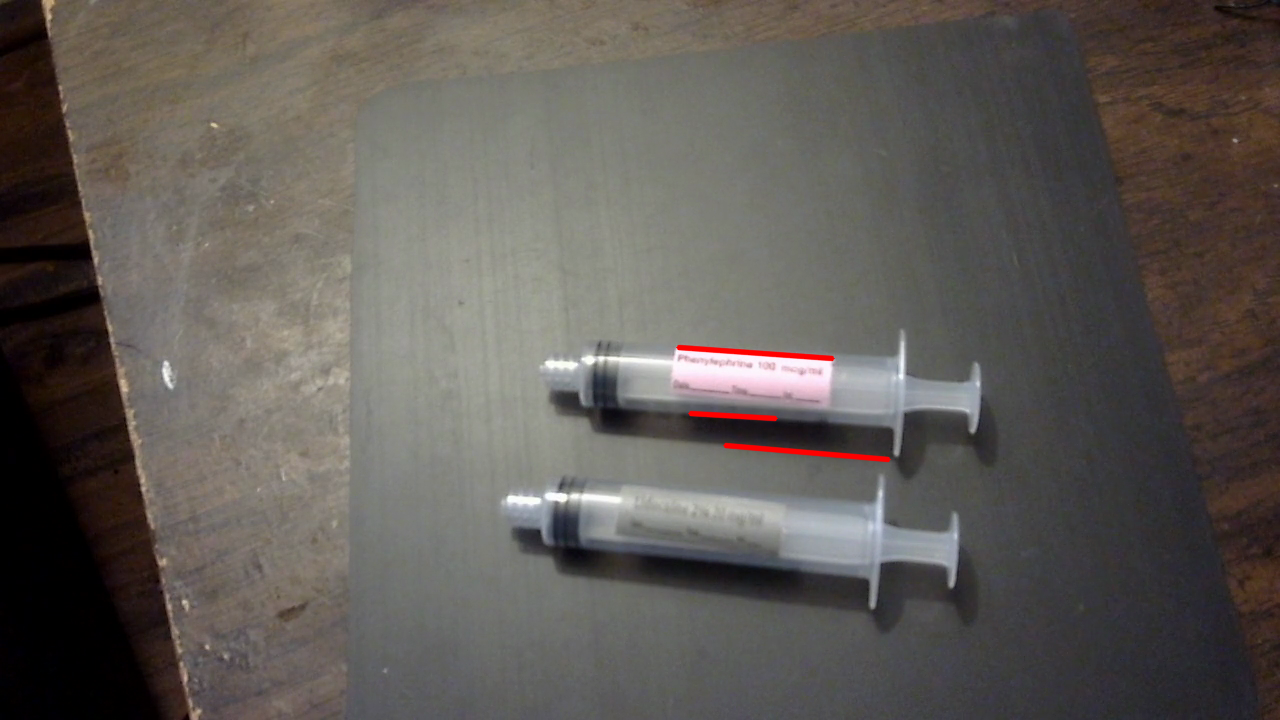
//> input picture lines/326.png, 1280 x 720 px, given in place of the camera
$ ./lines   (built with g++ and OpenCV 4)
//> lines starting //> are read from the running program, lines starting //| are printed output that depends on the picture; after the words box and inside, x2 and y2 are one past the last pixel; in counts of white or black regions, pixels touching at a corner belong together
### utils/labelColors.h
#ifndef LABELCOLORS
#define LABELCOLORS
int labelColors(Mat frame, bool checkR, bool checkPr, bool checkPh, bool checkL, bool checkO, bool checkD)
{
      int countR=0,countPr=0,countPh=0,countL=0,countW=0;

//loop through every pixel or until a new medication label is detected
      for(int j=0;j<frame.rows;j++)
      {
        for(int i=0;i<frame.cols;i++)
        {
//get bgr values
           float bval = (float)frame.at<Vec3b>(j,i)[0];
           float gval = (float)frame.at<Vec3b>(j,i)[1];
           float rval = (float)frame.at<Vec3b>(j,i)[2];
//check for yellow colors where red is highest followed closely by green with almost no blue
           if ( (rval > 96) && (rval-bval > rval/3) && (bval < 32)  && (gval < rval * 9 / 10) && (gval > 3 * rval / 5) )
           {
             countPr++;
             if(checkPr && countPr > 1000)
             {
               return 1;
             }
           }
//check for mostly red color
           else if ( (rval > 224) && (bval < 64) && (gval < 96) )
           {
             countR++;
             if(checkR && countR > 1000)
             {
               return 2;
             }
           }
//check for light purple where most values are high and green is 1/2-3/4 of red
           else if ( (rval > 128) && (bval > 128) && (gval < 3 * rval / 4) && (gval > rval / 2) )
           {
             countPh++;
             if(checkPh && countPh > 1000)
             {
               return 3;
             }
           }
//check for non-color values (gray and white)
           else if ( (abs(rval-gval) < 20) && (abs(rval-bval) < 20) && (abs(gval-bval) < 20) )
           {
//check for gray
             if ( (rval > 48) && (gval > 48) && (bval > 48) && (rval < 80) && (gval < 80) && (bval < 80) )
             {
               countL++;
               if(checkL && countL > 3000)
               {
                 return 4;
               }
             }
//check for white
             else if ( (rval > 175) && (gval > 175) && (bval > 175) )
             {
               countW++;
//first text white label threshold
               if((checkO || checkD) && countW > 500)
               {
                 pyrUp(frame,frame,Size(frame.cols*2,frame.rows*2));
                 pyrUp(frame,frame,Size(frame.cols*2,frame.rows*2));
                 Mat gray;
                 cvtColor(frame, gray, COLOR_BGR2GRAY);
                 GaussianBlur(gray, gray, Size(7, 7), 0);
                 vector<Vec3f> circles;
                 HoughCircles(gray, circles, HOUGH_GRADIENT, 1, gray.rows/32, 70, 20, 20, 35);
                 if(circles.size() > 0)
                 {
                   return 5;
                 }
                 else
                 {
                   return 6;
                 }
               }
             }
           }
        }
      }
  return 0;
}

#endif

### lines/lines.cpp
#include <opencv2/opencv.hpp>
//#include <vector>

#include "opencv2/imgcodecs.hpp"
#include "opencv2/highgui.hpp"
#include "opencv2/imgproc.hpp"
#include <stdio.h>
#include <stdlib.h>
#include <fstream>
#include <iostream>

#include <opencv2/core/core.hpp>
#include <opencv2/highgui/highgui.hpp>

using namespace cv;
using namespace std;

#include "../utils/labelColors.h"

int main(int argc, char **argv)
{
//standard main OpenCV capture and output file setup
    const char *default_file = "0";
    const char *filename = argc >= 2 ? argv[1] : default_file;
    const char* output_file = "vout.csv";
    const char* out_filename = argc >=3 ? argv[2] : output_file;
    ofstream outfile;
    outfile.open(out_filename);
    VideoCapture cap;
    if (*filename == '0')
    {
        cap.open(0);
    }
    else
    {
        cap.open(filename);
    }
    namedWindow(filename);

    char winInput;
    bool canView = 0;
    int waitval = 1;
    bool origView = 1, tview = 1;

//setup mats for transformations
    int cnt=0;
    Mat gray, blurred, threshed, edges;
//lines to be stored
    vector<Vec4i> top_lines, last_lines;
//flags for detections
    bool hadPr=0,hadR=0,hadPh=0,hadL=0,hadO=0,hadD=0;


    printf("Press space to pause/unpause, 's' to step frame by frame, 'c' to switch views or 'esc' to exit\n");

    while (true)
    {
        // Read a frame from the video capture device
        Mat frame;
        cap.read(frame);
//> frame is the input picture: 720 rows x 1280 cols, CV_8UC3; mean B, G, R 85.9, 90.5, 95.3
        if (frame.empty())
        {
            break;
        }
        cnt++;
        // Apply pre-processing to the frame
        cvtColor(frame, gray, COLOR_BGR2GRAY);
        GaussianBlur(gray, blurred, Size(3, 3), 0);
        int maxthresh = threshold(blurred,threshed,0,255,THRESH_BINARY + THRESH_OTSU);
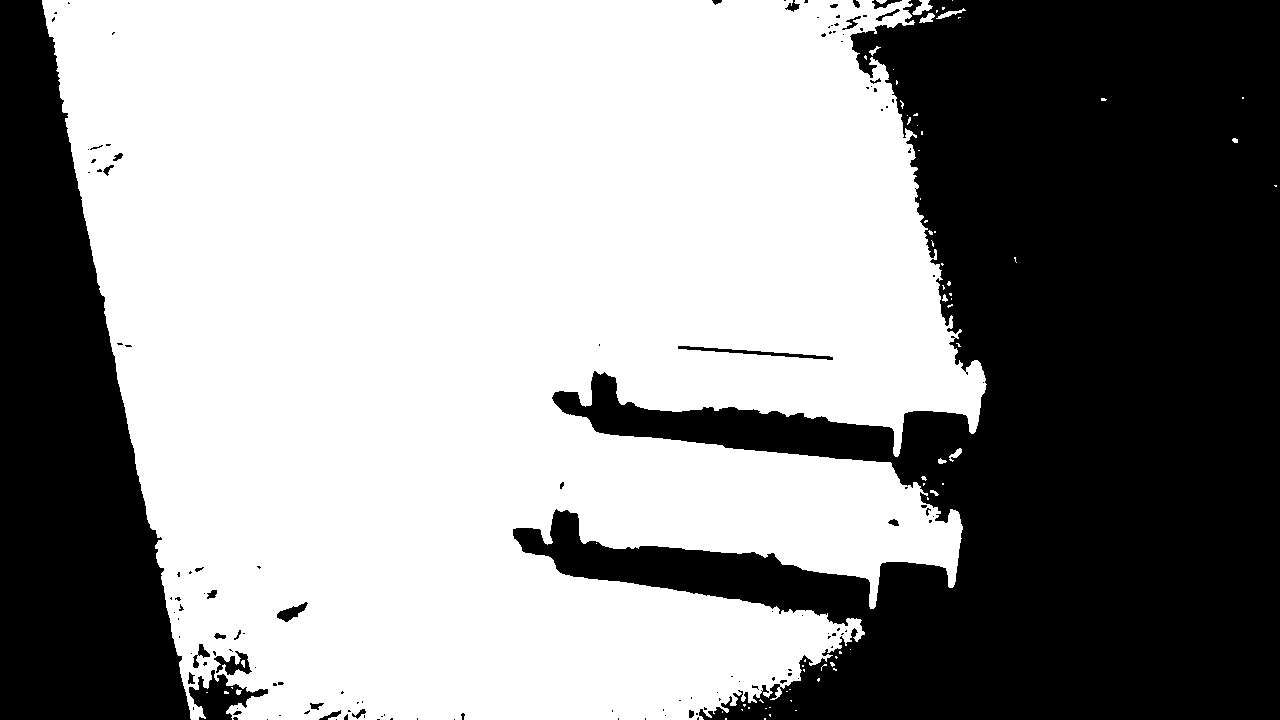
//> threshed: 720 rows x 1280 cols, CV_8UC1; 58.2% white; 137 black regions (106 under 20 px), largest, box (x1, y1, x2, y2) and area: (513, 0, 1280, 720) 297291, (0, 0, 191, 720) 83111, (189, 670, 268, 720) 1717
//> maxthresh = 85
        int minthresh = maxthresh / 2;
//> minthresh = 42
        maxthresh = (maxthresh < 10) ? 255: maxthresh;
        minthresh = (maxthresh == 255) ? 255: minthresh;
        Canny(blurred, edges, minthresh, maxthresh);
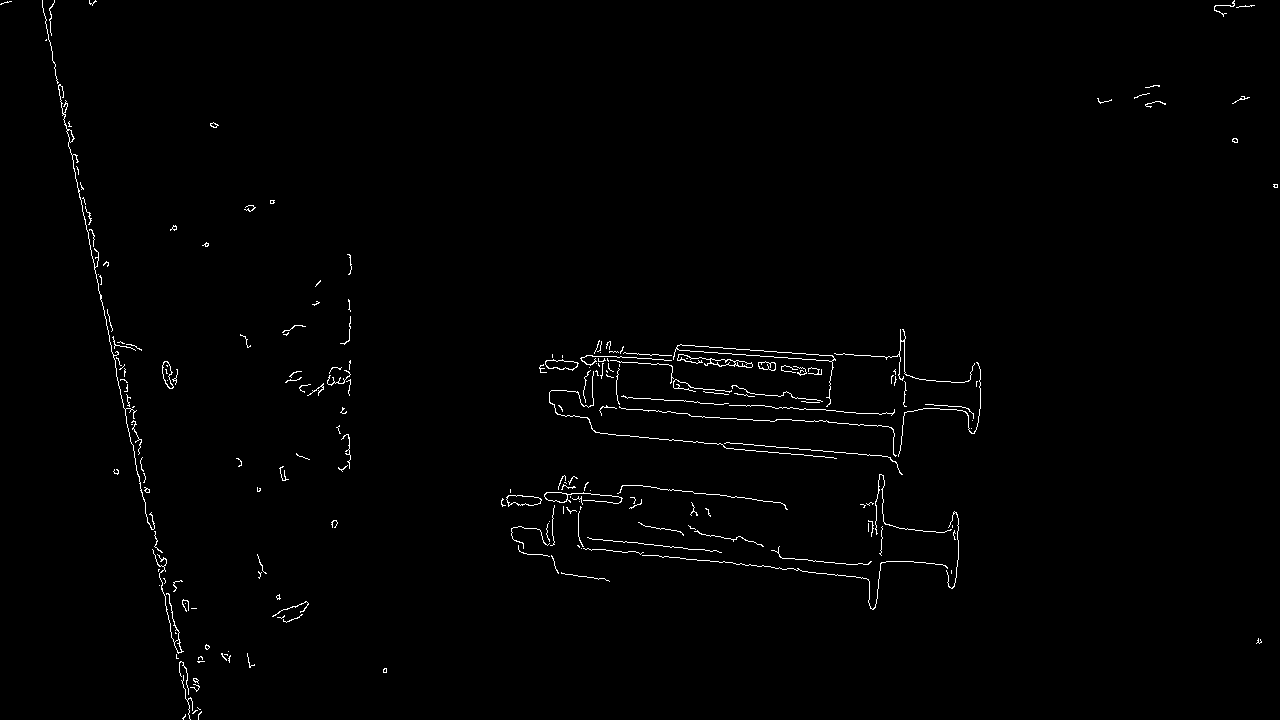
//> edges: 720 rows x 1280 cols, CV_8UC1; 0.95% white in thin lines or dots

        // Detect lines in the image using HoughLinesP
        vector<Vec4i> lines;
        HoughLinesP(edges, lines, 1, CV_PI / 180, 100, 175, 30);
//> lines = 10 lines (x1, y1, x2, y2), first 8: [91, 254, 189, 718], [62, 115, 190, 719], [42, 1, 193, 713], [514, 540, 878, 579], [116, 345, 194, 712], [550, 391, 903, 416], [595, 350, 831, 370], [591, 405, 774, 421]

        // Filter the lines to keep only those that are roughly horizontal
        vector<Vec4i> filtered_lines;
        double angle_threshold = 15; // degrees
        int hmax = 80,hmin = 40,wmax=300,wmin=175;
        int ymin[6] = {960,960,960,960,960,960};
        for (size_t i = 0; i < lines.size(); i++)
        {
            Vec4i l = lines[i];
            double dx = l[2] - l[0];
            double dy = l[3] - l[1];
            double angle = abs(atan2(dy, dx) * 180 / CV_PI);
            if (angle < angle_threshold || angle > 180 - angle_threshold){
              if ( (dx >= wmin && dx <= wmax))
               {
                    filtered_lines.push_back(l);
              }

            }
        }
//> this loop made 10 passes
//> (l, dx, dy, angle) on passes 1 to 8: ([91, 254, 189, 718], 98, 464, 78.07), ([62, 115, 190, 719], 128, 604, 78.03), ([42, 1, 193, 713], 151, 712, 78.03), ([514, 540, 878, 579], 364, 39, 6.12), ([116, 345, 194, 712], 78, 367, 78), ([550, 391, 903, 416], 353, 25, 4.05), ([595, 350, 831, 370], 236, 20, 4.84), ([591, 405, 774, 421], 183, 16, 5)

        last_lines = top_lines;
        top_lines.clear();

        for (int i = 0; i < 7; i++)
        {
          for (size_t j = 0; j < filtered_lines.size(); j++)
          {
             Vec4i l = filtered_lines[j];
             if(i == 0)
             {
                  if(ymin[0] > l[1])
                  {
                    ymin[0]=l[1];
                  }
              }
              else
              {
                if(l[1] == ymin[i-1])
                {
                    top_lines.push_back(l);
                }
                if(ymin[i] > l[1] && l[1] > ymin[i-1] + 100 && i != 6)
                {
                    ymin[i]=l[1];
                 }
              }
          }
        }
//> after the loop, ymin = [350, 529, 960, 960, 960, 960]; top_lines = 2 items: [595, 350, 831, 370], [511, 529, 718, 551]
        bool hasPr=0,hasR=0,hasPh=0,hasL=0,hasO=0,hasD=0;
        for(size_t i = 0; i < top_lines.size(); i++)
        {
          Vec4i l = top_lines[i];
          int x1,x2,y1,y2;

          if(top_lines.size()==last_lines.size())
          {
            Vec4i l2 = last_lines[i];
            x1 = (l[0]-100+l2[0]-100)/2;
            x2 = (l[0]+300+l2[0]+300)/2;
            y1 = (l[1]-25+l2[1]-25)/2;
            y2 = (l[1]+75+l2[1]+75)/2;
          } else {

            x1 = l[0]-100;
            x2 = l[0]+300;
            y1 = l[1]-25;
            y2 = l[1]+75;
          }

          rectangle(frame,Point(x1,y1),Point(x2,y2),Scalar(0,255,0),5,0);


          if(frame.cols - x1 > 400 && x1 > 100 && frame.rows - y1 > 100 && y1 > 25)
          {
            Mat syringeLabel = frame(Rect(x1,y1,400,100));
            switch(labelColors(syringeLabel,1,1,1,1,1,1))
            {
              case 1: hasPr=1; break;
              case 2: hasR=1; break;
              case 3: hasPh=1; break;
              case 4: hasL=1; break;
              case 5: hasD=1; break;
              case 6: hasO=1; break;
            }
          }


        }
//> this loop made 2 passes
//> (l, x1, x2, y1, y2) on passes 1 to 2: ([595, 350, 831, 370], 495, 895, 325, 425), ([511, 529, 718, 551], 411, 811, 504, 604)
//> pass 1, `Mat syringeLabel = frame(Rect(x1,y1,400,100));`:
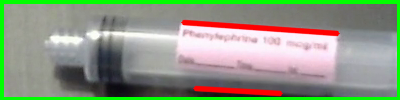
//> syringeLabel: 100 rows x 400 cols, CV_8UC3; mean B, G, R 131.5, 152.4, 142.6
//> pass 2, `Mat syringeLabel = frame(Rect(x1,y1,400,100));`:
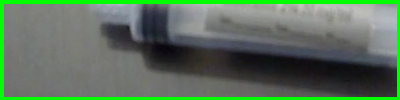
//> syringeLabel: 100 rows x 400 cols, CV_8UC3; mean B, G, R 92.1, 114, 90.6
//> after the loop:
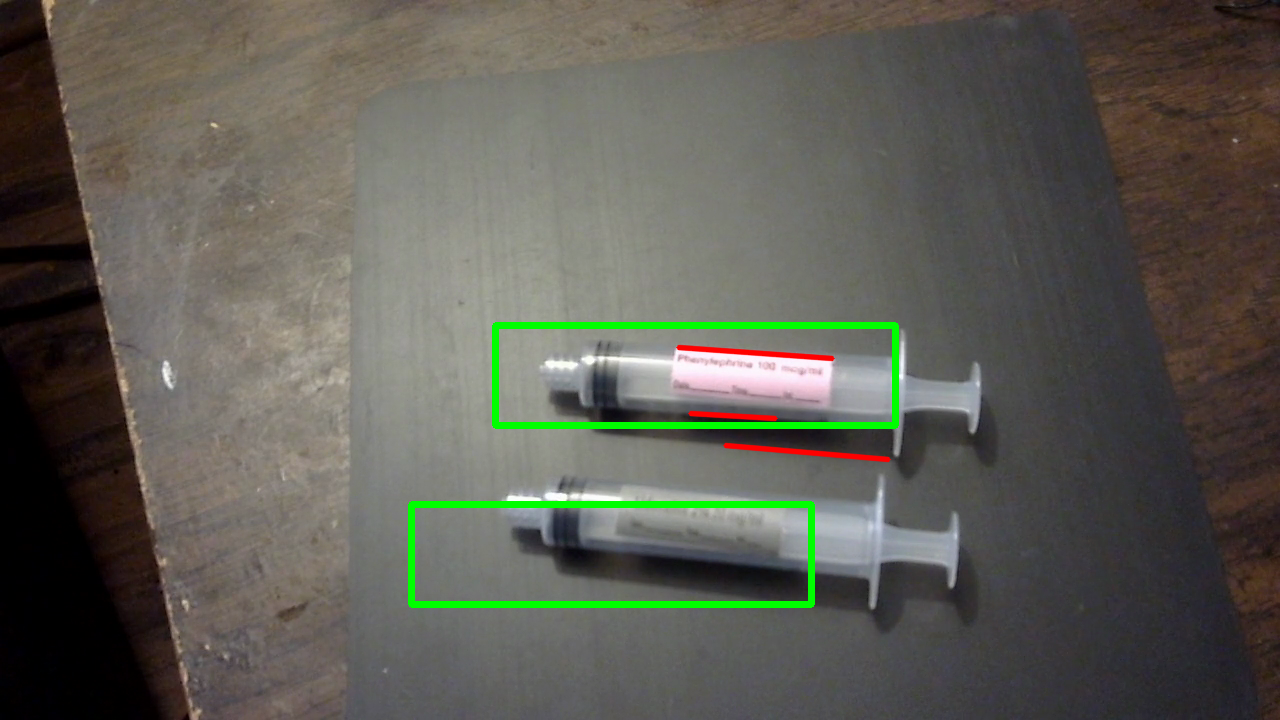
//> frame: 720 rows x 1280 cols, CV_8UC3; 1.51% of pixels changed, all inside (x1, y1, x2, y2) = (408, 322, 899, 608)

      std:string msecs = to_string(int(cap.get(CAP_PROP_POS_MSEC)));
      if(hasR!=hadR)
      {
        hadR=hasR;
        outfile << "Rocuronium" << "," << msecs << endl;
      }
      if(hasPr!=hadPr)
      {
        hadPr=hasPr;
        outfile << "Propofol" << "," << msecs << endl;
      }
      if(hasPh!=hadPh)
      {
        hadPh=hasPh;
        outfile << "Phenylephrine" << "," << msecs << endl;
      }
      if(hasL!=hadL)
      {
        hadL=hasL;
        outfile << "Lidocaine" << "," << msecs << endl;
      }
      if(hasO!=hadO)
      {
        hadO=hasO;
//> hadO = true
        outfile << "Odanestron" << "," << msecs << endl;
      }
      if(hasD!=hadD)
      {
        hadD=hasD;
        outfile << "Dexamethasone" << "," << msecs << endl;
      }

//put name of medications detected on frame
      if(hasR) {
        putText(frame, "Rocuronium", Point(30,100), FONT_HERSHEY_COMPLEX_SMALL, 0.8, Scalar(0,0,255), 1, LINE_AA);
      }
      if(hasPr) {
        putText(frame, "Propofol", Point(30,50), FONT_HERSHEY_COMPLEX_SMALL, 0.8, Scalar(0,0,255), 1, LINE_AA);
      }
      if(hasPh) {
        putText(frame, "Phenylephrine", Point(30,150), FONT_HERSHEY_COMPLEX_SMALL, 0.8, Scalar(0,0,255), 1, LINE_AA);
      }

      if(hasL) {
        putText(frame, "Lidocaine", Point(30,200), FONT_HERSHEY_COMPLEX_SMALL, 0.8, Scalar(0,0,255), 1, LINE_AA);
      }

      if(hasO) {
        putText(frame, "Odanestron", Point(30,250), FONT_HERSHEY_COMPLEX_SMALL, 0.8, Scalar(0,0,255), 1, LINE_AA);
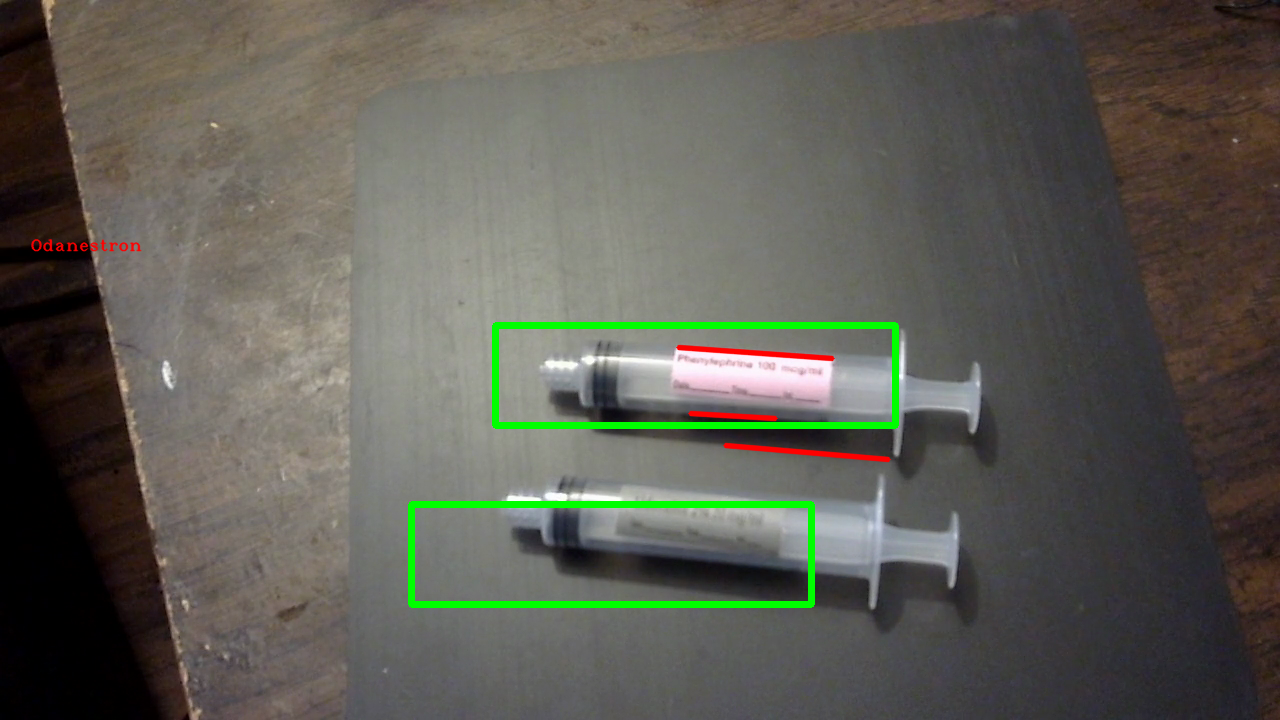
//> frame: 720 rows x 1280 cols, CV_8UC3; 0.09% of pixels changed, all inside (x1, y1, x2, y2) = (30, 238, 142, 252)
      }

      if(hasD) {
        putText(frame, "Dexamethasone", Point(30,300), FONT_HERSHEY_COMPLEX_SMALL, 0.8, Scalar(0,0,255), 1, LINE_AA);
      }

      if(origView)
      {
        imshow(filename, frame);
      } else {
        imshow(filename, edges);
      }

       // Wait for a key press and check if it's the ESC key, s, space or c
      if ((winInput = waitKey(waitval)) == 27)
//> the Esc key is pressed
      {
          break;
      }
      else if(winInput == 's')
      {
          waitval = 0;
      }
      else if(winInput == ' ')
      {
          waitval = (waitval == 100) ? 0 : 100;
      }
      else if(winInput == 'c')
      {
          origView = origView ? 0 : 1; //flip flag to show original or canny view
      }
    }
//> after the loop, hadO = true

    // Release the video capture device and destroy the window
    cap.release();
    destroyAllWindows();
    outfile.close();
    return 0;
}
